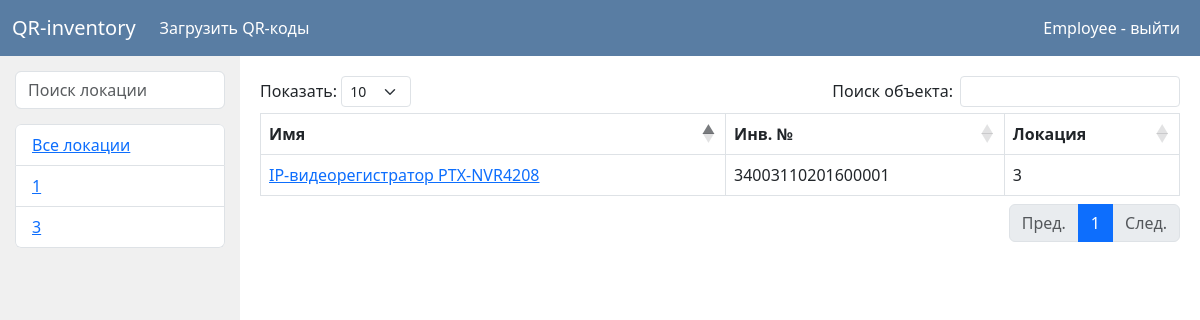
The app's page /3 (signed in) with its own data.
### data/users.py (models this page shows, shortened)
class User(SqlAlchemyBase, UserMixin, SerializerMixin):
    __tablename__ = 'users'
    id = sqlalchemy.Column(sqlalchemy.Integer,
                           primary_key=True, autoincrement=True)
    name = sqlalchemy.Column(sqlalchemy.String)
    email = sqlalchemy.Column(sqlalchemy.String,
                              index=True, unique=True, nullable=True)
    hashed_password = sqlalchemy.Column(sqlalchemy.String, nullable=True)
    role = sqlalchemy.Column(sqlalchemy.Integer, sqlalchemy.ForeignKey('roles.id'))
    def is_admin(self):
        if str(self.role) == '1':
            return True
        return False

### data/places.py (models this page shows)
class Place(SqlAlchemyBase, SerializerMixin):
    __tablename__ = 'places'
    id = sqlalchemy.Column(sqlalchemy.Integer,
                           primary_key=True, autoincrement=True)
    text = sqlalchemy.Column(sqlalchemy.String)

### data/objects.py (models this page shows, shortened)
class Object(SqlAlchemyBase, SerializerMixin):
    __tablename__ = 'objects'
    id = sqlalchemy.Column(sqlalchemy.Integer,
                           primary_key=True, autoincrement=True)
    name = sqlalchemy.Column(sqlalchemy.String, nullable=True)
    serial_number = sqlalchemy.Column(sqlalchemy.String, nullable=True)
    obj_place = sqlalchemy.Column(sqlalchemy.Integer, sqlalchemy.ForeignKey('places.id'),
                                  nullable=True)
    responsible_id = sqlalchemy.Column(sqlalchemy.Integer, sqlalchemy.ForeignKey('users.id'),
                                  nullable=True)
    checked = sqlalchemy.Column(sqlalchemy.Integer, nullable=True, default=1)

### front/user_pages.py (the view)
@app.route('/<int:id>')
@login_required
def place_objects(id):
    if current_user.is_admin():
        return redirect('/admin')
    db_sess = db_session.create_session()
    places = db_sess.query(Place)
    user_places = set()
    for obj in db_sess.query(Object).filter(Object.responsible_id == current_user.id):
        if places.get(obj.obj_place):
            user_places.add(places.get(obj.obj_place).id)
    user_places = places.filter(Place.id.in_(list(user_places)))
    objects = db_sess.query(Object).filter(Object.obj_place == id, Object.responsible_id == current_user.id)
    return render_template("user/main_page.html",user_places=user_places, objects=objects, places=places, title='QR-inventory')

### data/db_session.py (called while the page is built)
def create_session() -> Session:
    global __factory
    return __factory()

### flask_app.py (called while the page is built)
@login_manager.user_loader
def load_user(user_id):
    return db_sess.query(User).get(user_id)

### templates/user/main_page.html (shortened to what this page needs)
{% extends "user/base.html" %}
{% block content %}
    <div class="main_container">
    <div class="places">
        <input class="form-control" id="placesSearch" type="text" placeholder="Поиск локации">
        <ul class="list-group" id="placesList">
            <li class="list-group-item"><a href="/"> Все локации </a></li>
            {% for place in user_places %}
                <li class="list-group-item"><a href="/{{ place.id }}"> {{ place.text }}</a></li>
            {% endfor %}
        </ul>
    </div>
    <div class="objects">
        <table class="table table-bordered" id="objTable">
            <thead>
            <tr>
                <th>Имя</th>
                <th>Инв. №</th>
                <th>Локация</th>
            </tr>
            </thead>
            <tbody>
            {% for obj in objects %}
                <tr>
                    <td><a href="/object/{{ obj.id }}"> {{ obj.name }} </a></td>
                    <td> {{ obj.serial_number }} </td>
                    {% if places.get(obj.obj_place) %}
                        <td> {{ places.get(obj.obj_place).text }} </td>
                    {% else %}
                        <td> -</td>
                    {% endif %}
                </tr>
            {% endfor %}
            </tbody>
        </table>
    </div>
{% endblock %}

### templates/user/base.html (shortened to what this page needs)
<!doctype html>
<html lang="en">
<head>
    <link href="https://cdn.jsdelivr.net/npm/bootstrap@5.3.0-alpha3/dist/css/bootstrap.min.css" rel="stylesheet"
>
    <link rel="stylesheet" href="https://cdn.datatables.net/1.13.4/css/dataTables.bootstrap5.min.css">
    <link rel="stylesheet" href="/static/style.css">
    <link rel="stylesheet" href="https://cdnjs.cloudflare.com/ajax/libs/font-awesome/4.7.0/css/font-awesome.min.css">
</head>
<body>
<header>
    <nav class="navbar navbar-expand-lg">
        <div class="container-fluid">
            <a class="navbar-brand" href="/"> QR-inventory </a>
            <div class="collapse navbar-collapse" id="navbarNav">
                <ul class="navbar-nav">
                    <li class="nav-item">
                        <a class="nav-link" href="/download_qr">Загрузить QR-коды</a>
                    </li>
                </ul>
            </div>
            <div class="d-flex">
                {% if current_user.is_authenticated %}
                    <a class="nav-link me-2" href="/logout"> {{ current_user.name }} - выйти </a>
                {% else %}
                    <a class="btn btn-primary me-2" href="/register">Зарегистрироваться</a>
                    <a class="btn btn-primary" href="/login">Войти</a>
                {% endif %}
            </div>
        </div>
    </nav>
</header>
<main role="main" class="main_block">
    {% block content %}{% endblock %}
</main>
</body>
</html>

### static/style.css (style rules this page uses)
li { list-style-type:none; }
.nav-link { color: #ffffff; }
.navbar-brand { color: #ffffff; }
.navbar { background-color: #597da3; color: #ffffff; }
.main_container { display: grid; height: calc(100vh - 70px); grid-template-columns: 20% 80%; grid-template-areas: "places objects"; }
.places { background-color: #F0F0F0; height: calc(100vh - 70px); padding: 15px; grid-area: places; }
#placesSearch { margin-bottom: 15px; }
#placesList { max-height: calc(100vh - 165px); overflow-y: scroll; }
.objects { grid-area: objects; }

### records on screen
User: name "Employee"
Place: text "1"
Place: text "3"
Object: name "IP-видеорегистратор PTX-NVR4208", serial_number "34003110201600001", get "3"
